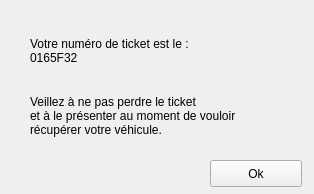
<?xml version="1.0" encoding="UTF-8"?>
<ui version="4.0">
 <class>MainWindow</class>
 <widget class="QMainWindow" name="MainWindow">
  <property name="geometry">
   <rect>
    <x>0</x>
    <y>0</y>
    <width>314</width>
    <height>194</height>
   </rect>
  </property>
  <property name="windowTitle">
   <string>MainWindow</string>
  </property>
  <widget class="QWidget" name="centralwidget">
   <widget class="QLabel" name="label_numTicket">
    <property name="geometry">
     <rect>
      <x>30</x>
      <y>30</y>
      <width>251</width>
      <height>41</height>
     </rect>
    </property>
    <property name="text">
     <string>Votre numéro de ticket est le :
0165F32</string>
    </property>
   </widget>
   <widget class="QLabel" name="label_2">
    <property name="geometry">
     <rect>
      <x>30</x>
      <y>80</y>
      <width>281</width>
      <height>71</height>
     </rect>
    </property>
    <property name="text">
     <string>Veillez à ne pas perdre le ticket
et à le présenter au moment de vouloir
récupérer votre véhicule.</string>
    </property>
   </widget>
   <widget class="QPushButton" name="btn_ok">
    <property name="geometry">
     <rect>
      <x>210</x>
      <y>160</y>
      <width>92</width>
      <height>27</height>
     </rect>
    </property>
    <property name="text">
     <string>Ok</string>
    </property>
   </widget>
  </widget>
 </widget>
 <resources/>
 <connections/>
</ui>
